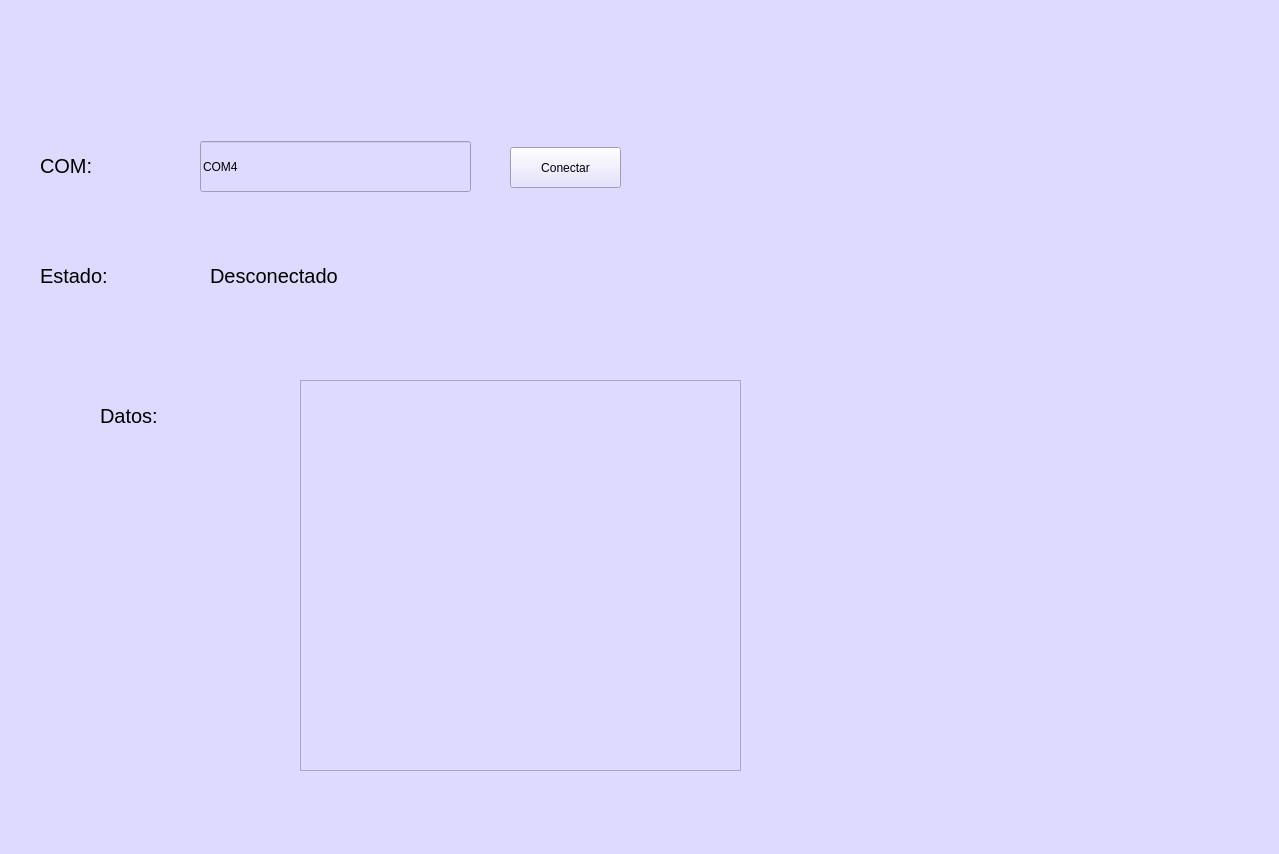
<?xml version="1.0" encoding="UTF-8"?>
<ui version="4.0">
 <class>MainWindow</class>
 <widget class="QMainWindow" name="MainWindow">
  <property name="geometry">
   <rect>
    <x>0</x>
    <y>0</y>
    <width>1279</width>
    <height>854</height>
   </rect>
  </property>
  <property name="windowTitle">
   <string>MainWindow</string>
  </property>
  <property name="styleSheet">
   <string notr="true">background-color: rgb(221, 217, 255);</string>
  </property>
  <widget class="QWidget" name="centralwidget">
   <widget class="QLabel" name="label">
    <property name="geometry">
     <rect>
      <x>10</x>
      <y>0</y>
      <width>211</width>
      <height>101</height>
     </rect>
    </property>
    <property name="text">
     <string/>
    </property>
    <property name="pixmap">
     <pixmap resource="../../Imagenes/resources.qrc">:/Logos/LogoUAT.png</pixmap>
    </property>
    <property name="scaledContents">
     <bool>true</bool>
    </property>
   </widget>
   <widget class="QLabel" name="label_2">
    <property name="geometry">
     <rect>
      <x>1030</x>
      <y>0</y>
      <width>251</width>
      <height>101</height>
     </rect>
    </property>
    <property name="text">
     <string/>
    </property>
    <property name="pixmap">
     <pixmap resource="../../Imagenes/resources.qrc">:/Logos/LogoFIT.jpg</pixmap>
    </property>
    <property name="scaledContents">
     <bool>true</bool>
    </property>
   </widget>
   <widget class="QLabel" name="label_3">
    <property name="geometry">
     <rect>
      <x>1040</x>
      <y>670</y>
      <width>241</width>
      <height>131</height>
     </rect>
    </property>
    <property name="text">
     <string/>
    </property>
    <property name="pixmap">
     <pixmap resource="../../Imagenes/resources.qrc">:/Logos/RhineLab.jpg</pixmap>
    </property>
    <property name="scaledContents">
     <bool>true</bool>
    </property>
   </widget>
   <widget class="QRadioButton" name="radioButton_27">
    <property name="geometry">
     <rect>
      <x>640</x>
      <y>860</y>
      <width>95</width>
      <height>20</height>
     </rect>
    </property>
    <property name="text">
     <string>RadioButton</string>
    </property>
   </widget>
   <widget class="QLabel" name="label_4">
    <property name="geometry">
     <rect>
      <x>40</x>
      <y>140</y>
      <width>131</width>
      <height>51</height>
     </rect>
    </property>
    <property name="font">
     <font>
      <pointsize>15</pointsize>
     </font>
    </property>
    <property name="text">
     <string>COM: </string>
    </property>
   </widget>
   <widget class="QLineEdit" name="txtCOM">
    <property name="geometry">
     <rect>
      <x>200</x>
      <y>141</y>
      <width>271</width>
      <height>51</height>
     </rect>
    </property>
    <property name="text">
     <string>COM4</string>
    </property>
   </widget>
   <widget class="QPushButton" name="btnAccion">
    <property name="geometry">
     <rect>
      <x>510</x>
      <y>147</y>
      <width>111</width>
      <height>41</height>
     </rect>
    </property>
    <property name="text">
     <string>Conectar</string>
    </property>
   </widget>
   <widget class="QLabel" name="label_5">
    <property name="geometry">
     <rect>
      <x>40</x>
      <y>250</y>
      <width>131</width>
      <height>51</height>
     </rect>
    </property>
    <property name="font">
     <font>
      <pointsize>15</pointsize>
     </font>
    </property>
    <property name="text">
     <string>Estado:</string>
    </property>
   </widget>
   <widget class="QLabel" name="lbStatus">
    <property name="geometry">
     <rect>
      <x>210</x>
      <y>250</y>
      <width>261</width>
      <height>51</height>
     </rect>
    </property>
    <property name="font">
     <font>
      <pointsize>15</pointsize>
     </font>
    </property>
    <property name="text">
     <string>Desconectado</string>
    </property>
   </widget>
   <widget class="QListView" name="listaDatos">
    <property name="geometry">
     <rect>
      <x>300</x>
      <y>380</y>
      <width>441</width>
      <height>391</height>
     </rect>
    </property>
   </widget>
   <widget class="QLabel" name="label_6">
    <property name="geometry">
     <rect>
      <x>100</x>
      <y>390</y>
      <width>131</width>
      <height>51</height>
     </rect>
    </property>
    <property name="font">
     <font>
      <pointsize>15</pointsize>
     </font>
    </property>
    <property name="text">
     <string>Datos:</string>
    </property>
   </widget>
  </widget>
  <widget class="QMenuBar" name="menubar">
   <property name="geometry">
    <rect>
     <x>0</x>
     <y>0</y>
     <width>1279</width>
     <height>26</height>
    </rect>
   </property>
  </widget>
  <widget class="QStatusBar" name="statusbar"/>
 </widget>
 <resources>
  <include location="../../Imagenes/resources.qrc"/>
 </resources>
 <connections/>
</ui>
